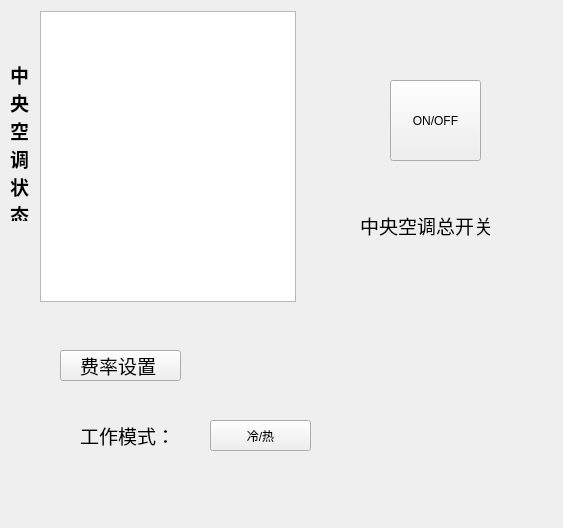
<?xml version="1.0" encoding="UTF-8"?>
<ui version="4.0">
 <class>ServerWidget</class>
 <widget class="QWidget" name="ServerWidget">
  <property name="geometry">
   <rect>
    <x>0</x>
    <y>0</y>
    <width>563</width>
    <height>528</height>
   </rect>
  </property>
  <property name="acceptDrops">
   <bool>true</bool>
  </property>
  <property name="windowTitle">
   <string>管理员模式</string>
  </property>
  <property name="layoutDirection">
   <enum>Qt::RightToLeft</enum>
  </property>
  <widget class="QPushButton" name="pushButton">
   <property name="geometry">
    <rect>
     <x>390</x>
     <y>80</y>
     <width>91</width>
     <height>81</height>
    </rect>
   </property>
   <property name="text">
    <string>ON/OFF</string>
   </property>
  </widget>
  <widget class="QLabel" name="label">
   <property name="geometry">
    <rect>
     <x>360</x>
     <y>210</y>
     <width>141</width>
     <height>31</height>
    </rect>
   </property>
   <property name="font">
    <font>
     <family>黑体</family>
     <pointsize>14</pointsize>
     <weight>50</weight>
     <bold>false</bold>
    </font>
   </property>
   <property name="text">
    <string>中央空调总开关</string>
   </property>
  </widget>
  <widget class="QListView" name="listView">
   <property name="geometry">
    <rect>
     <x>40</x>
     <y>11</y>
     <width>256</width>
     <height>291</height>
    </rect>
   </property>
  </widget>
  <widget class="QLabel" name="label_2">
   <property name="geometry">
    <rect>
     <x>10</x>
     <y>60</y>
     <width>21</width>
     <height>161</height>
    </rect>
   </property>
   <property name="font">
    <font>
     <family>微软雅黑</family>
     <pointsize>14</pointsize>
     <weight>75</weight>
     <bold>true</bold>
    </font>
   </property>
   <property name="contextMenuPolicy">
    <enum>Qt::NoContextMenu</enum>
   </property>
   <property name="acceptDrops">
    <bool>false</bool>
   </property>
   <property name="layoutDirection">
    <enum>Qt::RightToLeft</enum>
   </property>
   <property name="autoFillBackground">
    <bool>false</bool>
   </property>
   <property name="lineWidth">
    <number>1</number>
   </property>
   <property name="midLineWidth">
    <number>0</number>
   </property>
   <property name="text">
    <string>&lt;html&gt;&lt;head/&gt;&lt;body&gt;&lt;p&gt;中央空调状态&lt;/p&gt;&lt;/body&gt;&lt;/html&gt;</string>
   </property>
   <property name="wordWrap">
    <bool>true</bool>
   </property>
  </widget>
  <widget class="QLabel" name="label_3">
   <property name="geometry">
    <rect>
     <x>80</x>
     <y>350</y>
     <width>141</width>
     <height>31</height>
    </rect>
   </property>
   <property name="font">
    <font>
     <family>黑体</family>
     <pointsize>14</pointsize>
     <weight>50</weight>
     <bold>false</bold>
    </font>
   </property>
   <property name="text">
    <string>费率设置</string>
   </property>
  </widget>
  <widget class="QLabel" name="label_4">
   <property name="geometry">
    <rect>
     <x>80</x>
     <y>420</y>
     <width>101</width>
     <height>31</height>
    </rect>
   </property>
   <property name="font">
    <font>
     <family>黑体</family>
     <pointsize>14</pointsize>
     <weight>50</weight>
     <bold>false</bold>
    </font>
   </property>
   <property name="text">
    <string>工作模式：</string>
   </property>
  </widget>
  <widget class="QPushButton" name="pushButton_2">
   <property name="geometry">
    <rect>
     <x>60</x>
     <y>350</y>
     <width>121</width>
     <height>31</height>
    </rect>
   </property>
   <property name="text">
    <string/>
   </property>
  </widget>
  <widget class="QPushButton" name="pushButton_3">
   <property name="geometry">
    <rect>
     <x>210</x>
     <y>420</y>
     <width>101</width>
     <height>31</height>
    </rect>
   </property>
   <property name="text">
    <string>冷/热</string>
   </property>
  </widget>
  <zorder>pushButton</zorder>
  <zorder>label</zorder>
  <zorder>listView</zorder>
  <zorder>label_2</zorder>
  <zorder>label_4</zorder>
  <zorder>pushButton_2</zorder>
  <zorder>label_3</zorder>
  <zorder>pushButton_3</zorder>
 </widget>
 <layoutdefault spacing="6" margin="11"/>
 <resources/>
 <connections/>
</ui>
